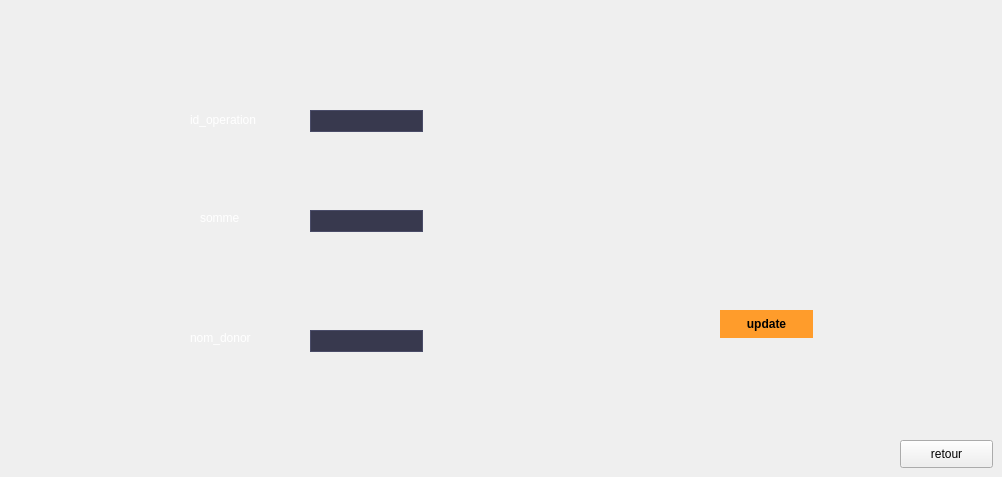
    <widget class="QWidget" name="modification">
     <widget class="QLineEdit" name="sommeedit">
      <property name="geometry">
       <rect>
        <x>310</x>
        <y>210</y>
        <width>113</width>
        <height>22</height>
       </rect>
      </property>
      <property name="styleSheet">
       <string notr="true">background-color: #38394e;
	color: #c1c1c1;
	border-style: solid;
	border-width: 1px;
	border-color: #4a4c68;</string>
      </property>
     </widget>
     <widget class="QLabel" name="label_22">
      <property name="geometry">
       <rect>
        <x>190</x>
        <y>330</y>
        <width>81</width>
        <height>16</height>
       </rect>
      </property>
      <property name="styleSheet">
       <string notr="true">color: rgb(255, 255, 255);</string>
      </property>
      <property name="text">
       <string>nom_donor</string>
      </property>
     </widget>
     <widget class="QLineEdit" name="nomedit">
      <property name="geometry">
       <rect>
        <x>310</x>
        <y>330</y>
        <width>113</width>
        <height>22</height>
       </rect>
      </property>
      <property name="styleSheet">
       <string notr="true">background-color: #38394e;
	color: #c1c1c1;
	border-style: solid;
	border-width: 1px;
	border-color: #4a4c68;</string>
      </property>
     </widget>
     <widget class="QPushButton" name="updatebtn">
      <property name="geometry">
       <rect>
        <x>720</x>
        <y>310</y>
        <width>93</width>
        <height>28</height>
       </rect>
      </property>
      <property name="styleSheet">
       <string notr="true">background-color: #ff9c2b;
	color: #000000;
	font-weight: bold;
	border-style: solid;
	border-color: #000000;
	padding: 6px;</string>
      </property>
      <property name="text">
       <string>update</string>
      </property>
     </widget>
     <widget class="QLineEdit" name="idedit">
      <property name="geometry">
       <rect>
        <x>310</x>
        <y>110</y>
        <width>113</width>
        <height>22</height>
       </rect>
      </property>
      <property name="styleSheet">
       <string notr="true">background-color: #38394e;
	color: #c1c1c1;
	border-style: solid;
	border-width: 1px;
	border-color: #4a4c68;</string>
      </property>
     </widget>
     <widget class="QPushButton" name="pushButton_retour_modifier">
      <property name="geometry">
       <rect>
        <x>900</x>
        <y>440</y>
        <width>93</width>
        <height>28</height>
       </rect>
      </property>
      <property name="text">
       <string>retour</string>
      </property>
     </widget>
     <widget class="QLabel" name="label_23">
      <property name="geometry">
       <rect>
        <x>200</x>
        <y>210</y>
        <width>56</width>
        <height>16</height>
       </rect>
      </property>
      <property name="styleSheet">
       <string notr="true">color: rgb(255, 255, 255);</string>
      </property>
      <property name="text">
       <string>somme</string>
      </property>
     </widget>
     <widget class="QLabel" name="label_24">
      <property name="geometry">
       <rect>
        <x>190</x>
        <y>110</y>
        <width>111</width>
        <height>20</height>
       </rect>
      </property>
      <property name="styleSheet">
       <string notr="true">color: rgb(255, 255, 255);</string>
      </property>
      <property name="text">
       <string>id_operation</string>
      </property>
     </widget>
    </widget>
